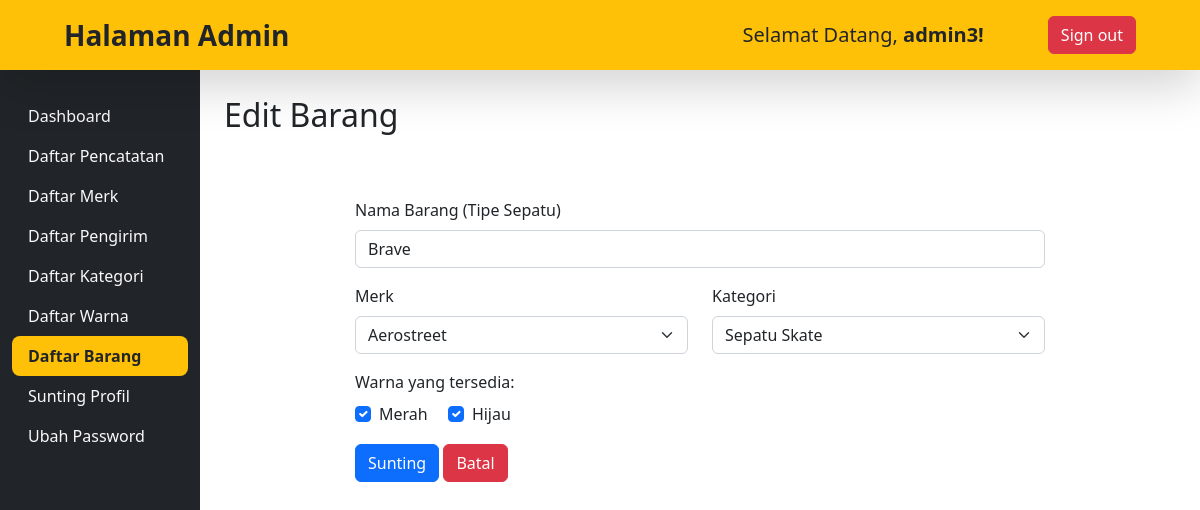
Page /admin/editBarang.php?id_barang=ARS001 (signed in) on the committed database.
### tables this page shows
CREATE TABLE BARANG (
    ID_BARANG   CHAR (6)     NOT NULL,
    ID_KATEGORI CHAR (6)     NOT NULL,
    ID_MERK     CHAR (6)     NOT NULL,
    NAMA_BARANG VARCHAR (30) NOT NULL,
    PRIMARY KEY (
        ID_BARANG
    ),
    FOREIGN KEY (
        ID_KATEGORI
    )
    REFERENCES KATEGORI (ID_KATEGORI) ON DELETE RESTRICT
                                      ON UPDATE RESTRICT,
    FOREIGN KEY (
        ID_MERK
    )
    REFERENCES MERK (ID_MERK) ON DELETE RESTRICT
                              ON UPDATE RESTRICT
);

CREATE TABLE MERK (
    ID_MERK     CHAR (6)      NOT NULL,
    ID_KOTA     CHAR (6)      NOT NULL,
    NAMA_MERK   VARCHAR (30)  NOT NULL,
    NOTELP_MERK VARCHAR (16)  NOT NULL,
    EMAIL_MERK  VARCHAR (30)  NOT NULL,
    ALAMAT      VARCHAR (255),
    PRIMARY KEY (
        ID_MERK
    ),
    FOREIGN KEY (
        ID_KOTA
    )
    REFERENCES [KOTA/KAB] (ID_KOTA) ON DELETE RESTRICT
                                    ON UPDATE RESTRICT
);

CREATE TABLE KATEGORI (
    ID_KATEGORI   CHAR (6)     NOT NULL,
    NAMA_KATEGORI VARCHAR (15) NOT NULL,
    PRIMARY KEY (
        ID_KATEGORI
    )
);

CREATE TABLE WARNA (
    ID_WARNA   CHAR (4)     NOT NULL,
    NAMA_WARNA VARCHAR (15) NOT NULL,
    PRIMARY KEY (
        ID_WARNA
    )
);

### function.php (called while the page is built, shortened)
<?php
$db = new SQLite3($_SERVER['DOCUMENT_ROOT']."/gudang sepatu.db");
function getData($data){
    global $db;
    $result = $db->query($data);
    $rows = [];
    while($row = $result->fetchArray()){
        $rows[] = $row;
    };
    return $rows;
}
?>

### admin/editBarang.php (the view, shortened to what this page needs)
<?php
require '../function.php';
$id_barang = $_GET['id_barang'];
$data = getData("SELECT * FROM BARANG WHERE ID_BARANG = '$id_barang'")[0];
$data_merk = getData("SELECT * FROM MERK");
$data_kategori = getData("SELECT * FROM KATEGORI");
$daftar_warna = getData("SELECT * FROM WARNA");
$daftar_insertWarna =  getData("SELECT * FROM 'WARNA_BARANG' WHERE ID_BARANG = '$id_barang'");
$daftar_idWarna = [];
foreach ($daftar_insertWarna as $key) {
	$daftar_idWarna[] = $key['ID_WARNA'];
}
?>
<!DOCTYPE html>
<html>
<head>
	<link href="../assets/css/bootstrap.min.css" rel="stylesheet">
</head>
<body>
	<header class="navbar fixed-top bg-warning flex-md-nowrap shadow-lg py-2">
		<p class="navbar-brand col-md-3 col-lg-2 me-0 px-3 fs-3 text-dark fw-bold my-auto ms-5">Halaman Admin</p>
  		<div class="nav">
    		<span class="nav-item text-nowrap my-auto fs-5">Selamat Datang, <b><?php echo $_SESSION['username'] ?>!</b></span>
    		<div class="nav-item text-nowrap">
      			<a class="nav-link mx-5" href="logout.php"><button class="btn btn-danger">Sign out</button></a>
    		</div>
  		</div>
	</header>
	<div class="container-fluid">
	  <div class="row">
	    <nav id="sidebarMenu" class="col-md-3 col-lg-2 d-md-block bg-dark sidebar collapse">
	      <div class="position-sticky pt-3 sidebar-sticky pt-5">
	        <ul class="nav flex-column mt-5">
	          <li class="nav-item">
	            <a class="nav-link text-light" href="dashboard.php">
	              Dashboard
	            </a>
	          </li>
	          <li class="nav-item">
	            <a class="nav-link text-light" href="pencatatan.php">
	              Daftar Pencatatan
	            </a>
	          </li>
	          <li class="nav-item">
	            <a class="nav-link text-light" href="merk.php">
	              Daftar Merk
	            </a>
	          </li>
	          <li class="nav-item">
	            <a class="nav-link text-light" href="pengirim.php">
	              Daftar Pengirim
	            </a>
	          </li>
	          <li class="nav-item">
	            <a class="nav-link text-light" href="kategori.php">
	              Daftar Kategori
	            </a>
	          </li>
	          <li class="nav-item">
	            <a class="nav-link text-light" href="warna.php">
	              Daftar Warna
	            </a>
	          </li>
	          <li class="nav-item">
	            <a class="nav-link active text-dark fw-bold rounded-3 bg-warning" aria-current="page" href="barang.php">
	              Daftar Barang
	            </a>
	          </li>
	          <li class="nav-item">
	            <a class="nav-link text-light" href="profil.php">
	              Sunting Profil
	            </a>
	          </li>
	          <li class="nav-item">
	            <a class="nav-link text-light" href="password.php">
	              Ubah Password
	            </a>
	          </li>
	        </ul>
	      </div>
	    </nav>
	    <main class="col-md-9 ms-sm-auto col-lg-10 px-md-4 py-5">
	      	<h1 class="h2 my-5">Edit Barang</h1>
	      	<div class="container w-75 py-3">
	      		<form method="POST" action="">
			      	<div class="mb-3">
						<label for="nama" class="form-label">Nama Barang (Tipe Sepatu)</label>
						<input type="text" class="form-control" id="nama" name="nama" value="<?php echo $data['NAMA_BARANG'] ?>" required>
					</div>
					<div class="row mb-3">
						<div class="col">
							<label for="merk" class="form-label">Merk</label>
							<select class="form-select" name="merk" id="merk">
								<?php foreach ($data_merk as $merk) :?>
									<option value="<?= $merk['ID_MERK']?>" <?= ($data['ID_MERK'] == $merk['ID_MERK']) ? 'selected' : '' ?>><?=ucwords(strtolower($merk['NAMA_MERK']))?></option>
								<?php endforeach ?>
							</select>
						</div>
						<div class="col">
							<label for="kategori" class="form-label">Kategori</label>
							<select class="form-select" name="kategori" id="kategori">
								<?php foreach ($data_kategori as $ktg) :?>
									<option value="<?= $ktg['ID_KATEGORI']?>" <?= ($data['ID_KATEGORI'] == $ktg['ID_KATEGORI']) ? 'selected' : '' ?>><?=ucwords(strtolower($ktg['NAMA_KATEGORI']))?></option>
								<?php endforeach ?>
							</select>
						</div>
						<div class="mt-3">
							<label for="warna" class="form-label">Warna yang tersedia:</label><br>
							<?php foreach ($daftar_warna as $row): ?>
							<div class="form-check form-check-inline" id="warna">
								<input class="form-check-input" type="checkbox" id="insertWarna" name="insertWarna[]" value="<?= $row['ID_WARNA'] ?>" <?= (in_array($row['ID_WARNA'], $daftar_idWarna)) ? 'checked' : '' ?>>
								<label class="form-check-label" for="insertWarna"><?= $row['NAMA_WARNA'] ?></label>
							</div>
							<?php endforeach ?>
						</div>
					</div>
					<div class="mb-3">
						<button type="submit" class="btn btn-primary" name="submit">Sunting</button>
						<a href="barang.php"><button type="button" class="btn btn-danger" name="cancel">Batal</button></a>
					</div>
				</form>
	      	</div>
	      </div>
	  </div>
</body>
</html>

### admin/editBarang.php (style rules this page uses)
.sidebar { height: 100vh; position: fixed; }

### rows in the picture
barang: nama "Brave", merk "Aerostreet", kategori "Sepatu Skate"
warna: ID_WARNA "☑", NAMA_WARNA "Merah"
warna: ID_WARNA "☑", NAMA_WARNA "Hijau"

### other values in the picture
$_SESSION['username'] "admin3"
